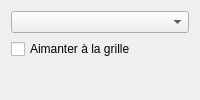
<?xml version="1.0" encoding="UTF-8"?>
<ui version="4.0">
 <class>ToolPanel</class>
 <widget class="QWidget" name="ToolPanel">
  <layout class="QVBoxLayout" name="verticalLayout">
   <!-- Le choix d'outil se fait desormais depuis la barre d'outils (hmi::EditorActions, LOT-56
        TACHE-04) : ce panneau ne porte plus que le strict necessaire de l'outil Decor. -->
   <item>
    <widget class="QWidget" name="decorPickerGroup">
     <layout class="QVBoxLayout" name="decorPickerGroupLayout">
      <property name="leftMargin"><number>0</number></property>
      <property name="rightMargin"><number>0</number></property>
      <property name="topMargin"><number>0</number></property>
      <property name="bottomMargin"><number>0</number></property>
      <item>
       <widget class="QComboBox" name="decorLayerCombo"/>
      </item>
      <item>
       <widget class="QCheckBox" name="decorSnapCheckBox">
        <property name="text"><string>Aimanter à la grille</string></property>
       </widget>
      </item>
      <item>
       <layout class="QVBoxLayout" name="decorPickerContainerLayout">
        <property name="leftMargin"><number>0</number></property>
        <property name="rightMargin"><number>0</number></property>
        <property name="topMargin"><number>0</number></property>
        <property name="bottomMargin"><number>0</number></property>
       </layout>
      </item>
     </layout>
    </widget>
   </item>
   <item>
    <spacer name="spacer">
     <property name="orientation"><enum>Qt::Vertical</enum></property>
     <property name="sizeHint" stdset="0"><size><width>0</width><height>0</height></size></property>
    </spacer>
   </item>
  </layout>
 </widget>
 <resources/>
 <connections/>
</ui>
